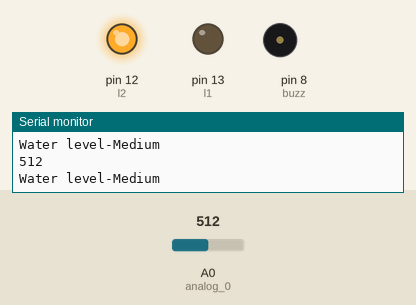
The sketch below on a simulated Arduino Uno, built with avr-gcc and run on an emulated ATmega328P. Parts: output pins drawn as LEDs (lit = HIGH), buzzer (waves = sounding, pin HIGH), the last lines printed to the serial monitor. The inputs (shaded band) are chosen by the test bench; at power-on: A0 (analog_0) = 512.

Above: at 1.8 s.
1.9 s: A0 (analog_0) set to 486
At 4.2 s:
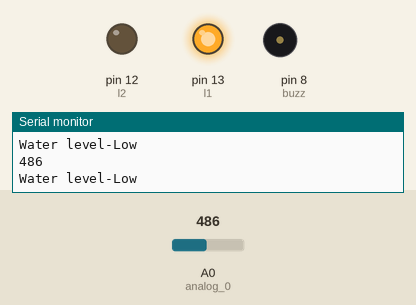
4.5 s: A0 (analog_0) set to 610
At 6.5 s:
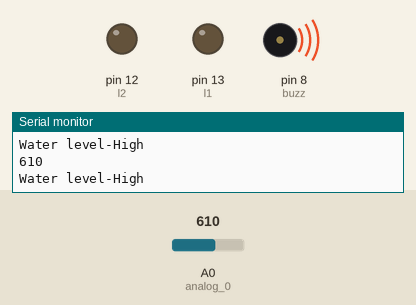
7.5 s: A0 (analog_0) set to 586
At 8.8 s:
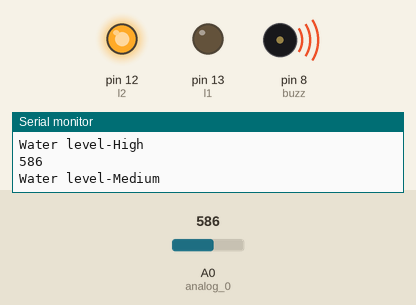
10.5 s: A0 (analog_0) set to 490
At 11.6 s:
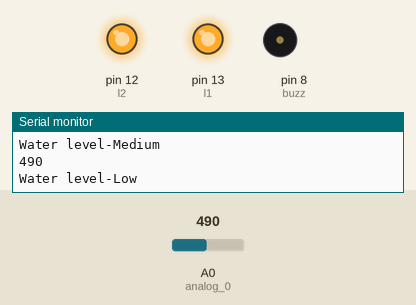
13.5 s: A0 (analog_0) set to 510
At 15.2 s:
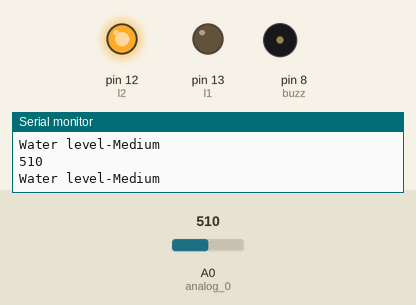
Timing chart, 0 to 16.5 s (numbered marks = the images above; inputs shaded):
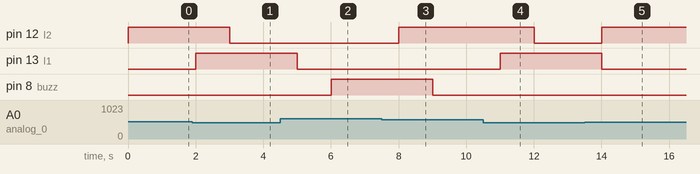

The sketch:

sketch_oct22b.ino
```cpp
#define buzz 8
#define l1 13
#define l2 12
#define l3 ~11
int level;
const int analog_0=0;

void setup() {
  // put your setup code here, to run once:
  Serial.begin(9600);
  pinMode(l1,OUTPUT);
  pinMode(l2,OUTPUT);
  pinMode(l3,OUTPUT);
  pinMode(buzz,OUTPUT);
  digitalWrite(l1,LOW);
  digitalWrite(l2,LOW);
  digitalWrite(l3,LOW);
  digitalWrite(buzz,LOW);
}

void loop() {

  // put your main code here, to run repeatedly:
level=analogRead(analog_0);
Serial.println(level);
if(level>=0&&level<500)
{ Serial.println("Water level-Low");
  digitalWrite(l1, HIGH);
  delay(1000);
  digitalWrite(l2, LOW);
   digitalWrite(l3, LOW);
   digitalWrite(buzz, LOW);

  }
else if(level>=500&&level<600)
 {
   Serial.println("Water level-Medium");
  digitalWrite(l1, LOW);
  digitalWrite(l2, HIGH);
  delay(1000);
   digitalWrite(l3, LOW);
    digitalWrite(buzz, LOW);
  }

else if(level>=600)
 {
   Serial.println("Water level-High");
  digitalWrite(l1, LOW);
  digitalWrite(l2, LOW);
   digitalWrite(l3, HIGH);
   delay(1000);
  digitalWrite(buzz, HIGH);
  }

}
```

Measured:
- the behaviour switches between 500 and 499 on A0 (analog_0) (found by bisection; images 0 and 1)
- the behaviour switches between 600 and 599 on A0 (analog_0) (found by bisection; images 2 and 3)
- after the input at 1.9 s, pin 12 (l2): HIGH → LOW after 1.1 s; pin 13 (l1): LOW → HIGH after 0.10 s
- after the input at 4.5 s, pin 13 (l1): HIGH → LOW after 0.50 s; pin 8 (buzz): LOW → HIGH after 1.5 s
- after the input at 7.5 s, pin 12 (l2): LOW → HIGH after 0.50 s; pin 8 (buzz): HIGH → LOW after 1.5 s
- after the input at 10.5 s, pin 12 (l2): HIGH → LOW after 1.5 s; pin 13 (l1): LOW → HIGH after 0.51 s
- after the input at 13.5 s, pin 12 (l2): LOW → HIGH after 0.51 s; pin 13 (l1): HIGH → LOW after 0.51 s
